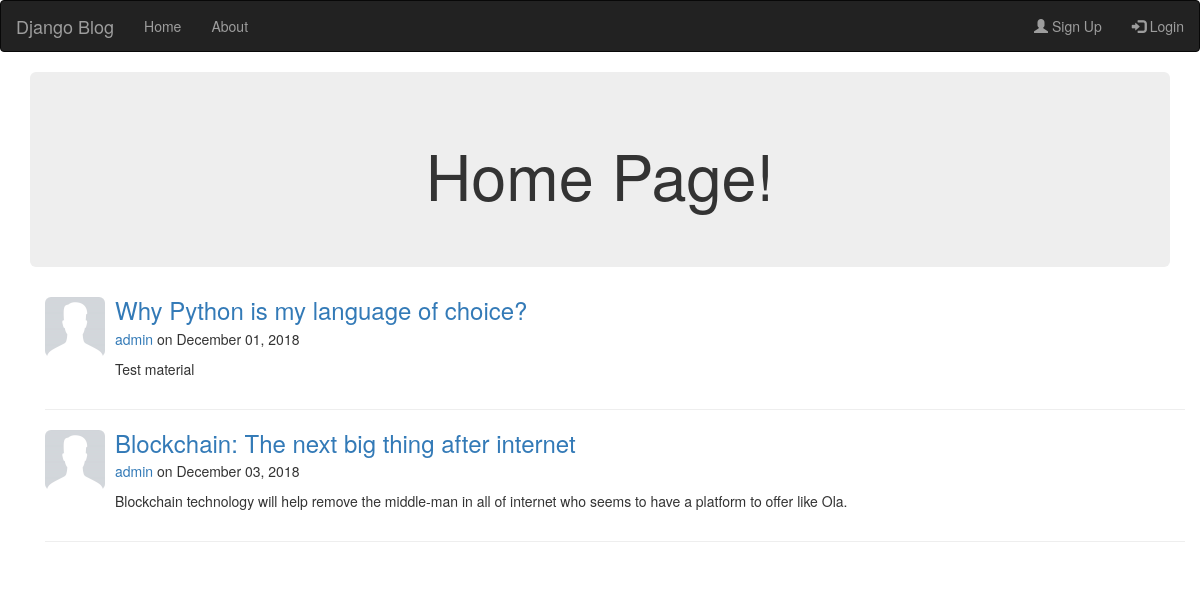
The page / on the database its author committed.
### blog/models.py (models this page shows, shortened)
class Post(models.Model):
    title = models.CharField(max_length=100)
    content = models.TextField()
    date_posted = models.DateTimeField(default=timezone.now)
    author = models.ForeignKey(User, on_delete=models.CASCADE)

### blog/views.py (the view)
# urls.py: path('', views.home, name='blog-home'),
def home(request):
    content = {'posts': Post.objects.all(),
               'title': 'Home'}
    return render(request, 'blog/home.html', content)

### blog/templates/blog/home.html
{% extends "blog/base.html" %}
{% block content %}
    <div class="jumbotron text-center">
        <h1>Home Page!</h1>
    </div>
    <div class="container">
        {% for post in posts %}
            <div class="media content-section">
                <div class="media-left">
                  <img src="static/default.jpg" class="img-rounded" style="width:60px">
                </div>
                <div class="media-body">
                  <h3 class="media-heading">
                      <a href="#">{{ post.title }}</a>
                  </h3>
                    <p><a href="#">{{ post.author }}</a> on {{ post.date_posted|date:"F d, Y" }}</p>
                  <p>{{ post.content }}</p>
                </div>
            </div>
            <hr>
        {% endfor %}
    </div>
{% endblock content %}

### blog/templates/blog/base.html (shortened to what this page needs)
<!DOCTYPE html>
<html lang="en">
    <head>
        <link rel="stylesheet" href="https://maxcdn.bootstrapcdn.com/bootstrap/3.3.7/css/bootstrap.min.css">
    </head>
    <body>
        <nav class="navbar navbar-inverse">
          <div class="container-fluid">
            <div class="navbar-header">
              <a class="navbar-brand" href="{% url 'blog-home' %}">Django Blog</a>
            </div>
            <ul class="nav navbar-nav">
              <li><a href="{% url 'blog-home' %}">Home</a></li>
              <li><a href="{% url 'blog-about' %}">About</a></li>
            </ul>
            <ul class="nav navbar-nav navbar-right">
              {% if user.is_authenticated %}
                <li><a href="{% url 'user-profile' %}">Profile</a></li>
                <li><a href="{% url 'user-logout' %}">Logout</a></li>
              {% else %}
                <li><a href="{% url 'user-register' %}"><span class="glyphicon glyphicon-user"></span> Sign Up</a></li>
                <li><a href="{% url 'user-login' %}"><span class="glyphicon glyphicon-log-in"></span> Login</a></li>
              {% endif %}
            </ul>
          </div>
        </nav>
        <div class="container">
            {% block content %}{% endblock %}
        </div>
    </body>
</html>

### rows shown on the page
Post: title "Why Python is my language of choice?", author "admin", date_posted "December 01, 2018", content "Test material"
Post: title "Blockchain: The next big thing after internet", author "admin", date_posted "December 03, 2018", content "Blockchain technology will help remove the middle-man in all of internet who seems to have a platform to offer like Ola."
